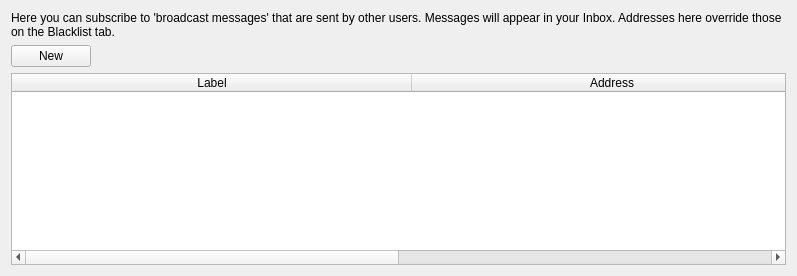
      <widget class="QWidget" name="subscriptions">
       <attribute name="icon">
        <iconset resource="bitmessage_icons.qrc">
         <normaloff>:/newPrefix/images/subscriptions.png</normaloff>:/newPrefix/images/subscriptions.png</iconset>
       </attribute>
       <attribute name="title">
        <string>Subscriptions</string>
       </attribute>
       <layout class="QGridLayout" name="gridLayout_4">
        <item row="2" column="0" colspan="2">
         <widget class="QTableWidget" name="tableWidgetSubscriptions">
          <property name="alternatingRowColors">
           <bool>true</bool>
          </property>
          <property name="selectionMode">
           <enum>QAbstractItemView::SingleSelection</enum>
          </property>
          <property name="selectionBehavior">
           <enum>QAbstractItemView::SelectRows</enum>
          </property>
          <property name="sortingEnabled">
           <bool>true</bool>
          </property>
          <attribute name="horizontalHeaderCascadingSectionResizes">
           <bool>true</bool>
          </attribute>
          <attribute name="horizontalHeaderDefaultSectionSize">
           <number>400</number>
          </attribute>
          <attribute name="horizontalHeaderHighlightSections">
           <bool>false</bool>
          </attribute>
          <attribute name="horizontalHeaderShowSortIndicator" stdset="0">
           <bool>false</bool>
          </attribute>
          <attribute name="horizontalHeaderStretchLastSection">
           <bool>true</bool>
          </attribute>
          <attribute name="verticalHeaderVisible">
           <bool>false</bool>
          </attribute>
          <column>
           <property name="text">
            <string>Label</string>
           </property>
          </column>
          <column>
           <property name="text">
            <string>Address</string>
           </property>
          </column>
         </widget>
        </item>
        <item row="1" column="0">
         <widget class="QPushButton" name="pushButtonAddSubscription">
          <property name="text">
           <string>New</string>
          </property>
         </widget>
        </item>
        <item row="1" column="1">
         <spacer name="horizontalSpacer_2">
          <property name="orientation">
           <enum>Qt::Horizontal</enum>
          </property>
          <property name="sizeHint" stdset="0">
           <size>
            <width>689</width>
            <height>20</height>
           </size>
          </property>
         </spacer>
        </item>
        <item row="0" column="0" colspan="2">
         <widget class="QLabel" name="labelHintSubscriptions">
          <property name="enabled">
           <bool>true</bool>
          </property>
          <property name="styleSheet">
           <string notr="true"/>
          </property>
          <property name="text">
           <string>Here you can subscribe to 'broadcast messages' that are sent by other users. Messages will appear in your Inbox. Addresses here override those on the Blacklist tab.</string>
          </property>
          <property name="wordWrap">
           <bool>true</bool>
          </property>
         </widget>
        </item>
       </layout>
      </widget>
